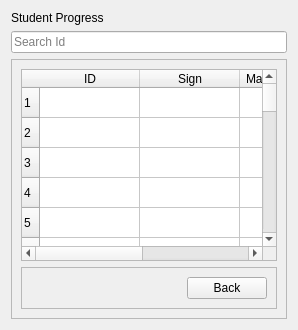
             <widget class="QWidget" name="page_14">
              <layout class="QVBoxLayout" name="verticalLayout_36">
               <item>
                <widget class="QLabel" name="label_23">
                 <property name="text">
                  <string>Student Progress</string>
                 </property>
                </widget>
               </item>
               <item>
                <widget class="QLineEdit" name="lineEdit_6">
                 <property name="placeholderText">
                  <string>Search Id</string>
                 </property>
                 <property name="clearButtonEnabled">
                  <bool>true</bool>
                 </property>
                </widget>
               </item>
               <item>
                <widget class="QFrame" name="frame_29">
                 <property name="frameShape">
                  <enum>QFrame::StyledPanel</enum>
                 </property>
                 <property name="frameShadow">
                  <enum>QFrame::Raised</enum>
                 </property>
                 <layout class="QVBoxLayout" name="verticalLayout_14">
                  <item>
                   <widget class="QTableWidget" name="tableWidget_6">
                    <property name="rowCount">
                     <number>27</number>
                    </property>
                    <row/>
                    <row/>
                    <row/>
                    <row/>
                    <row/>
                    <row/>
                    <row/>
                    <row/>
                    <row/>
                    <row/>
                    <row/>
                    <row/>
                    <row/>
                    <row/>
                    <row/>
                    <row/>
                    <row/>
                    <row/>
                    <row/>
                    <row/>
                    <row/>
                    <row/>
                    <row/>
                    <row/>
                    <row/>
                    <row/>
                    <row/>
                    <column>
                     <property name="text">
                      <string>ID</string>
                     </property>
                    </column>
                    <column>
                     <property name="text">
                      <string>Sign</string>
                     </property>
                    </column>
                    <column>
                     <property name="text">
                      <string>Marks_Obtained</string>
                     </property>
                    </column>
                    <column>
                     <property name="text">
                      <string>Test_Completed</string>
                     </property>
                    </column>
                   </widget>
                  </item>
                  <item>
                   <widget class="QFrame" name="frame_33">
                    <property name="frameShape">
                     <enum>QFrame::StyledPanel</enum>
                    </property>
                    <property name="frameShadow">
                     <enum>QFrame::Raised</enum>
                    </property>
                    <layout class="QHBoxLayout" name="horizontalLayout_12">
                     <item>
                      <spacer name="horizontalSpacer_11">
                       <property name="orientation">
                        <enum>Qt::Horizontal</enum>
                       </property>
                       <property name="sizeHint" stdset="0">
                        <size>
                         <width>40</width>
                         <height>20</height>
                        </size>
                       </property>
                      </spacer>
                     </item>
                     <item>
                      <widget class="QPushButton" name="pushButton_31">
                       <property name="cursor">
                        <cursorShape>PointingHandCursor</cursorShape>
                       </property>
                       <property name="text">
                        <string>Back</string>
                       </property>
                      </widget>
                     </item>
                    </layout>
                   </widget>
                  </item>
                 </layout>
                </widget>
               </item>
              </layout>
             </widget>
